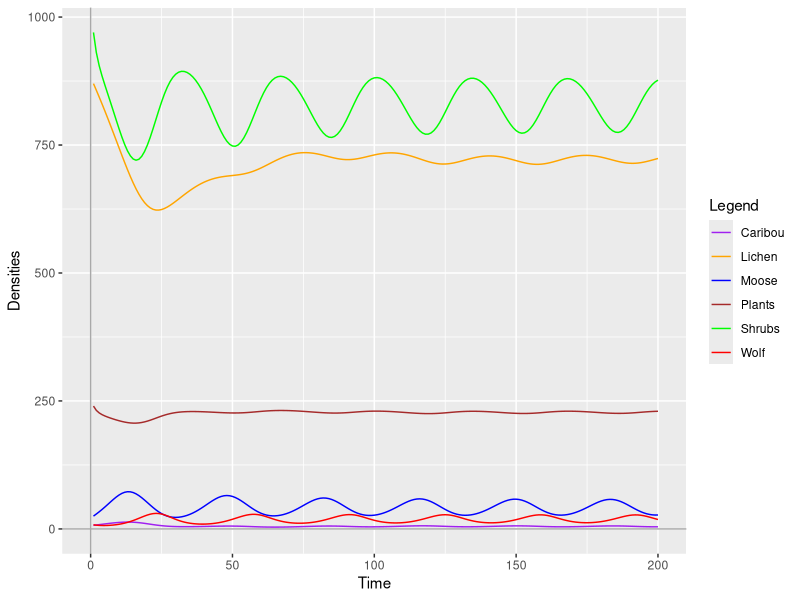
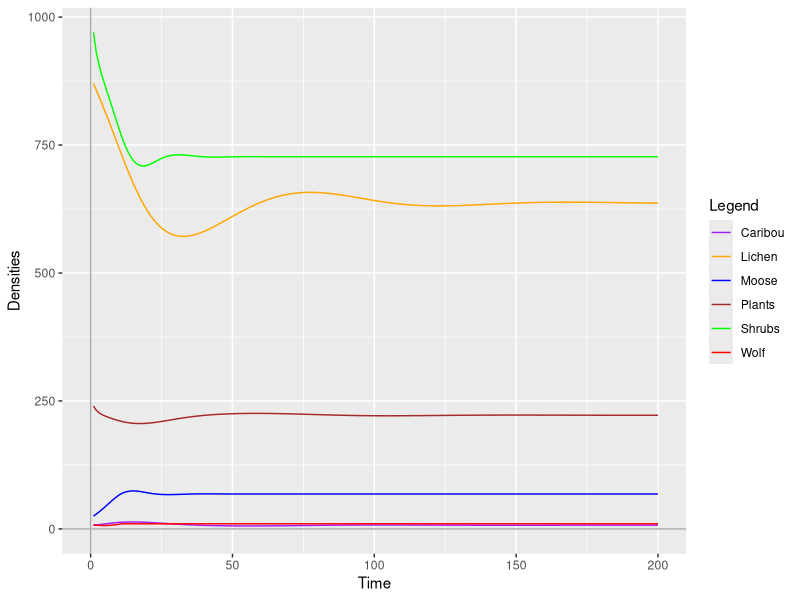

These figures' R source, in order:
rm(list = ls())
graphics.off()
quartz()

library(ggplot2)


#############
##Model skeleton
#############

#ORIGINAL MODEL

##set up parameter values
sP <- 0.5
Kp <- 240
lP <- 2.68275
hp <- 300
sL <- 0.07
Kl <- 870
lL <- 2.68275
hl <- 400
sH <- 0.5
Kh <- 970
lH <- 3.1682
hH <- 1000
fC <- 1
eC <- 1.85
mC <- 0
fM <- 1.5
eM <- 0.6
b <- 0.8
g <- 0.38
dC <- 460
dM <- 46



nsteps <- 200
pop.df.0 <- data.frame(time=1:nsteps,P=numeric(nsteps),L=numeric(nsteps),H=numeric(nsteps),C=numeric(nsteps),M=numeric(nsteps),W=numeric(nsteps))

pop.df.0 <- within(pop.df.0,{
  P[1] <- 240
  L[1] <- 870
  H[1] <- 970
  C[1] <- 7
  M[1] <- 25
  W[1] <- 8
})


for(t in 2:(nsteps)){
  pop.df.0 <- within(pop.df.0,{
    #Primary Producers
    P.birth <- sP*P[t-1]*(1-P[t-1]/Kp)
    P.death <- (C[t-1]*P[t-1]*lP)/(hp+P[t-1])
    P[t] <- max(0,P[t-1]+P.birth-P.death) ##plants consumed by Caribou
    
    L.birth <- sL*L[t-1]*(1-L[t-1]/Kl)
    L.death <- (C[t-1]*lL*L[t-1])/(hl+L[t-1])
    L[t] <- max(0,L[t-1]+L.birth-L.death) ##lichen consumed by Caribou
    
    H.birth <- sH*H[t-1]*(1-H[t-1]/Kh)
    H.death <- lH*H[t-1]*M[t-1]/(hH+H[t-1])
    H[t] <- max(0,H[t-1] + H.birth - H.death) ##plants consumed by Moose (foraging)
    
    #Primary Predation
    C.growth <- C[t-1]*fC*(P[t-1]/(P[t-1]+hp))*(L[t-1]/(L[t-1]+hl))
    C.death <- C[t-1]*(1-P[t-1]/(P[t-1]+hp))*(1-L[t-1]/(L[t-1]+hl))
    C.pred <- W[t-1]*eC*C[t-1]/(C[t-1]+dC) 
    C[t] <- max(0,C[t-1] + C.growth - C.death - C.pred) #Caribou
    
    M.growth <- M[t-1]*fM*H[t-1]/(H[t-1]+hH)
    M.death <- M[t-1]*(1-H[t-1]/(H[t-1]+hH))
    M.pred <- W[t-1]*eM*M[t-1]/(M[t-1]+dM)
    M[t] <- max(0,M[t-1] + M.growth - M.death - M.pred) #Moose
    
    #Predator
    W.growth <- (b*(C[t-1]/(dC+C[t-1])) + b*(M[t-1]/(dM+M[t-1])))*W[t-1]
    W.death <- g*W[t-1]
    W[t] <- max(0,W[t-1] + W.growth - W.death)
  })
}


colors <- c("Plants"="brown","Lichen"="orange","Shrubs"="green","Caribou"="purple","Moose"="blue","Wolf"="red")
ggplot(data = pop.df.0)+
  geom_line(mapping=aes(x=time,y=P,color="Plants")) +
  geom_line(mapping=aes(x=time,y=L,color="Lichen")) +
  geom_line(mapping=aes(x=time,y=H,color="Shrubs")) +
  geom_line(mapping=aes(x=time,y=C,color="Caribou")) +
  geom_line(mapping=aes(x=time,y=M,color="Moose")) +
  geom_line(mapping=aes(x=time,y=W,color="Wolf")) +
  geom_hline(yintercept=0,color="darkgrey") +
  geom_vline(xintercept=0,color="darkgrey") +
  labs(x = "Time", y = "Densities", color="Legend")+
  scale_color_manual(values = colors)




#MODEL WITH LIMIT ON WOLF POPULATIONS

##set up parameter values
sP <- 0.5
Kp <- 240
lP <- 2.68275
hp <- 300
sL <- 0.07
Kl <- 870
lL <- 2.68275
hl <- 400
sH <- 0.5
Kh <- 970
lH <- 3.1682
hH <- 1000
fC <- 1
eC <- 1.85
mC <- 0
fM <- 1.5
eM <- 0.6
b <- 0.8
g <- 0.38
dC <- 460
dM <- 46



nsteps <- 200
pop.df.2 <- data.frame(time=1:nsteps,P=numeric(nsteps),L=numeric(nsteps),H=numeric(nsteps),C=numeric(nsteps),M=numeric(nsteps),W=numeric(nsteps))

pop.df.2 <- within(pop.df.2,{
  P[1] <- 240
  L[1] <- 870
  H[1] <- 970
  C[1] <- 7
  M[1] <- 25
  W[1] <- 8
})


for(t in 2:(nsteps)){
  pop.df.0 <- within(pop.df.0,{
    #Primary Producers
    P.birth <- sP*P[t-1]*(1-P[t-1]/Kp)
    P.death <- (C[t-1]*P[t-1]*lP)/(hp+P[t-1])
    P[t] <- max(0,P[t-1]+P.birth-P.death) ##plants consumed by Caribou
    
    L.birth <- sL*L[t-1]*(1-L[t-1]/Kl)
    L.death <- (C[t-1]*lL*L[t-1])/(hl+L[t-1])
    L[t] <- max(0,L[t-1]+L.birth-L.death) ##lichen consumed by Caribou
    
    H.birth <- sH*H[t-1]*(1-H[t-1]/Kh)
    H.death <- lH*H[t-1]*M[t-1]/(hH+H[t-1])
    H[t] <- max(0,H[t-1] + H.birth - H.death) ##plants consumed by Moose (foraging)
    
    #Primary Predation
    C.growth <- C[t-1]*fC*(P[t-1]/(P[t-1]+hp))*(L[t-1]/(L[t-1]+hl))
    C.death <- C[t-1]*(1-P[t-1]/(P[t-1]+hp))*(1-L[t-1]/(L[t-1]+hl))
    C.pred <- W[t-1]*eC*C[t-1]/(C[t-1]+dC) 
    C[t] <- max(0,C[t-1] + C.growth - C.death - C.pred) #Caribou
    
    M.growth <- M[t-1]*fM*H[t-1]/(H[t-1]+hH)
    M.death <- M[t-1]*(1-H[t-1]/(H[t-1]+hH))
    M.pred <- W[t-1]*eM*M[t-1]/(M[t-1]+dM)
    M[t] <- max(0,M[t-1] + M.growth - M.death - M.pred) #Moose
    
    #Predator
    W.growth <- (b*(C[t-1]/(dC+C[t-1])) + b*(M[t-1]/(dM+M[t-1])))*W[t-1]
    W.death <- g*W[t-1]
    W[t] <- min(max(0,W[t-1] + W.growth - W.death), 10)
  })
}


colors <- c("Plants"="brown","Lichen"="orange","Shrubs"="green","Caribou"="purple","Moose"="blue","Wolf"="red")
ggplot(data = pop.df.0)+
  geom_line(mapping=aes(x=time,y=P,color="Plants")) +
  geom_line(mapping=aes(x=time,y=L,color="Lichen")) +
  geom_line(mapping=aes(x=time,y=H,color="Shrubs")) +
  geom_line(mapping=aes(x=time,y=C,color="Caribou")) +
  geom_line(mapping=aes(x=time,y=M,color="Moose")) +
  geom_line(mapping=aes(x=time,y=W,color="Wolf")) +
  geom_hline(yintercept=0,color="darkgrey") +
  geom_vline(xintercept=0,color="darkgrey") +
  labs(x = "Time", y = "Densities", color="Legend")+
  scale_color_manual(values = colors)


